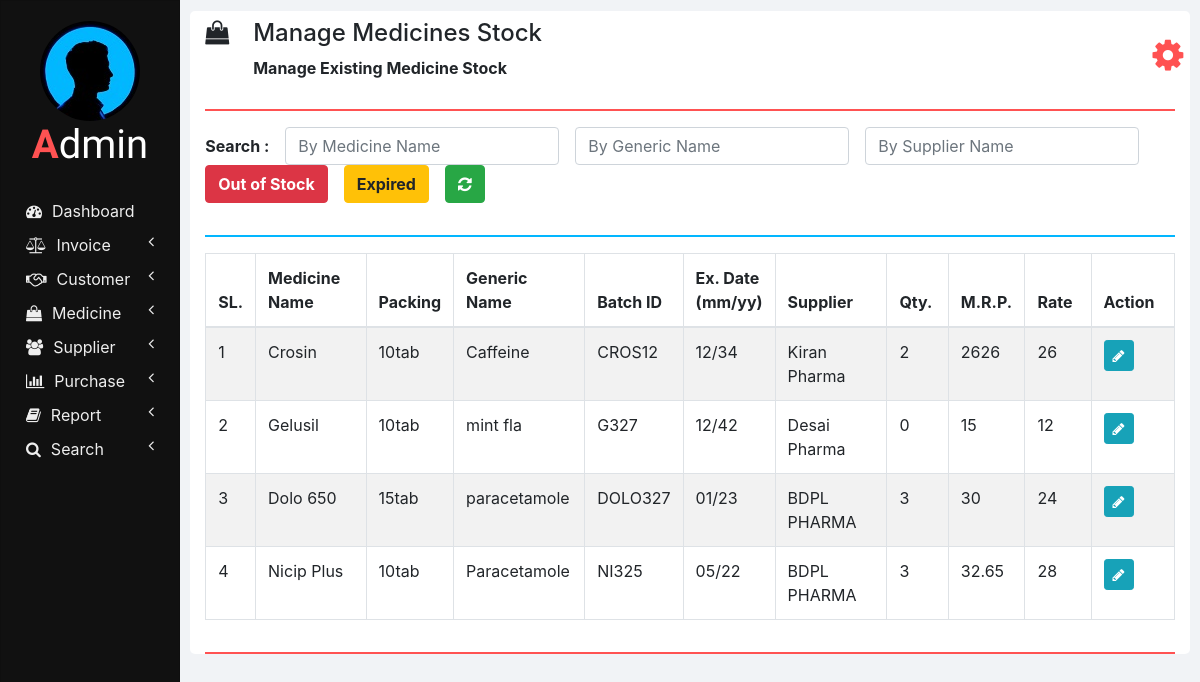
Page /manage_medicine_stock.php on the committed database.
### tables this page shows
CREATE TABLE `medicines` (
  `ID` int(11) NOT NULL,
  `NAME` varchar(100) NOT NULL,
  `PACKING` varchar(20) NOT NULL,
  `GENERIC_NAME` varchar(100) NOT NULL,
  `SUPPLIER_NAME` varchar(100) NOT NULL
);

CREATE TABLE `medicines_stock` (
  `ID` int(11) NOT NULL,
  `NAME` varchar(100) NOT NULL,
  `BATCH_ID` varchar(20) NOT NULL,
  `EXPIRY_DATE` varchar(10) NOT NULL,
  `QUANTITY` int(11) NOT NULL,
  `MRP` double NOT NULL,
  `RATE` double NOT NULL
);

### php/manage_medicine_stock.php (the view, shortened to what this page needs)
<?php
  function showMedicinesStock($id) {
    require "db_connection.php";
    if($con) {
      $seq_no = 0;
      $query = "SELECT * FROM medicines INNER JOIN medicines_stock ON medicines.NAME = medicines_stock.NAME";
      $result = mysqli_query($con, $query);
      while($row = mysqli_fetch_array($result)) {
        $seq_no++;
        if($row['BATCH_ID'] == $id)
          showEditOptionsRow($seq_no, $row);
        else
          showMedicineStockRow($seq_no, $row);
      }
    }
  }
  function showMedicineStockRow($seq_no, $row) {
    ?>
    <tr>
      <td><?php echo $seq_no; ?></td>
      <td><?php echo $row['NAME']; ?></td>
      <td><?php echo $row['PACKING']; ?></td>
      <td><?php echo $row['GENERIC_NAME']; ?></td>
      <td><?php echo $row['BATCH_ID']; ?></td>
      <td><?php echo $row['EXPIRY_DATE']; ?></td>
      <td><?php echo $row['SUPPLIER_NAME']; ?></td>
      <td><?php echo $row['QUANTITY']; ?></td>
      <td><?php echo $row['MRP']; ?></td>
      <td><?php echo $row['RATE']; ?></td>
      <td>
        <button href="" class="btn btn-info btn-sm" onclick="editMedicineStock('<?php echo $row['BATCH_ID']; ?>');">
          <i class="fa fa-pencil"></i>
        </button>
      </td>
    </tr>
    <?php
  }
  ?>

### manage_medicine_stock.php (shortened to what this page needs)
<!DOCTYPE html>
<html lang="en" dir="ltr">
  <head>
    <link rel="stylesheet" href="bootstrap/css/bootstrap.min.css">
    <link rel="stylesheet" href="https://use.fontawesome.com/releases/v5.3.1/css/all.css">
    <link rel="stylesheet" href="https://cdnjs.cloudflare.com/ajax/libs/font-awesome/4.7.0/css/font-awesome.min.css">
    <link rel="stylesheet" href="css/sidenav.css">
    <link rel="stylesheet" href="css/home.css">
  </head>
  <body>
    <div class="container-fluid">
      <div class="container">
        <?php
          require "php/header.php";
          createHeader('shopping-bag', 'Manage Medicines Stock', 'Manage Existing Medicine Stock');
        ?>
        <div class="row">
          <div class="col-md-12 form-group form-inline">
            <label class="font-weight-bold" for="">Search :&emsp;</label>
            <input type="text" class="form-control" id="by_name" placeholder="By Medicine Name" onkeyup="searchMedicineStock(this.value, 'NAME');">
            &emsp;<input type="text" class="form-control" id="by_generic_name" placeholder="By Generic Name" onkeyup="searchMedicineStock(this.value, 'GENERIC_NAME');">
            &emsp;<input type="text" class="form-control" id="by_suppliers_name" placeholder="By Supplier Name" onkeyup="searchMedicineStock(this.value, 'SUPPLIER_NAME');">
            &emsp;<button class="btn btn-danger font-weight-bold" onclick="searchMedicineStock('0', 'QUANTITY');">Out of Stock</button>
            &emsp;<button class="btn btn-warning font-weight-bold" onclick="searchMedicineStock('', 'EXPIRY_DATE');">Expired</button>
            &emsp;<button class="btn btn-success font-weight-bold" onclick="cancel();"><i class="fa fa-refresh"></i></button>
          </div>
          <div class="col col-md-12">
            <hr class="col-md-12" style="padding: 0px; border-top: 2px solid  #02b6ff;">
          </div>
          <div class="col col-md-12 table-responsive">
            <div class="table-responsive">
            	<table class="table table-bordered table-striped table-hover">
            		<thead>
            			<tr>
            				<th style="width: 1%;">SL.</th>
            				<th style="width: 14%;">Medicine Name</th>
                    <th style="width: 5%;">Packing</th>
                    <th style="width: 14%;">Generic Name</th>
                    <th style="width: 10%;">Batch ID</th>
                    <th style="width: 8%;">Ex. Date (mm/yy)</th>
            				<th style="width: 15%;">Supplier</th>
                    <th style="width: 7%;">Qty.</th>
                    <th style="width: 8%;">M.R.P.</th>
                    <th style="width: 8%;">Rate</th>
                    <th style="width: 10%;">Action</th>
            			</tr>
            		</thead>
                <tbody id="medicines_stock_div">
                  <?php
                    require 'php/manage_medicine_stock.php';
                    if(isset($_GET['out_of_stock']))
                      echo "<script>searchMedicineStock('0', 'QUANTITY');</script>";
                    else if(isset($_GET['expired']))
                      echo "<script>searchMedicineStock('', 'EXPIRY_DATE');</script>";
                    else
                      showMedicinesStock("0");
                  ?>
            		</tbody>
            	</table>
            </div>
          </div>
        </div>
        <hr style="border-top: 2px solid #ff5252;">
      </div>
    </div>
  </body>
</html>

### php/header.php
<?php
  function createHeader($icon, $heading, $sub_heading) {
    echo '
    <section class="row content-header">
      <div class="header-title col-md-11">
        <p class="h4 pt-2"><i class="fa fa-'.$icon.'"></i>&emsp;'.$heading.'</p>
        &emsp;&emsp;&emsp;<small class="font-weight-bold h6">'.$sub_heading.'</small>
      </div>
      <div class="col-md-1 user_options">
        <button class="col col-md-1 m-3" onclick="showOptions();">
          <i class="fa fa-gear"></i>
        </button>
        <div id="mark"><i class="fa fa-play fa-rotate-270"></i></div>
        <ul id="options" class="options list-unstyled" style="display: none;">
          <li>
            <a href="my_profile.php"><i class="fa fa-user"></i><span>My Profile</span></a>
          </li>
          <li>
            <a href="change_password.php"><i class="fa fa-edit"></i><span>Change Password</span></a>
          </li>
          <li>
            <a href="logout.php"><i class="fa fa-key"></i><span>Logout</span></a>
          </li>
        </ul>
      </div>
    </section>
    <hr style="border-top: 2px solid #ff5252;">
    ';
  }
?>

### css/sidenav.css (style rules this page uses)
body { background-color: #f1f3f6; }
.sidenav { width: 15%; height: 100vh; background-color: #222222; position: fixed; z-index: 1; flex: 1 0 auto; }
.card { width: 100%; height: 100%; top: 0; border-radius: 0; background-color: #111111; }
.logo .logo-caption { font-family: 'Poiret One', cursive; color: #ffffff; text-align: center; margin-bottom: 25px; }
.logo .profile { margin-left: 50%; border-radius: 50%; transform: translate(-50%); }
.logo .tweak { color: #ff5252; font-weight: bold; }
.main-menu-item { padding: 5px 5px; cursor: pointer; }
.main-menu-item > a { color: #eeeeee; text-decoration: none; font-size: 16px; }
.main-menu-item > a > span { margin-left: 10px; }

### css/home.css (style rules this page uses)
html, body { height: 100vh; }
.container-fluid { margin-left: 15%; width: 85%; background: #f1f3f6; padding: 1px 0 0 0; flex: 1 0 auto; }
.container { margin: 0; max-width: 98%; margin: 1%; background-color: #ffffff; border-radius: 5px; }
.user_options button { max-width: 50px; max-height: 50px; font-size: 36px; background-color: #ffffff; color: #ff5252; border: none; outline: none; }

### rows in the picture
medicines: seq_no "1", medicines_stock.NAME "Crosin", PACKING "10tab", GENERIC_NAME "Caffeine", medicines_stock.BATCH_ID "CROS12", medicines_stock.EXPIRY_DATE "12/34", SUPPLIER_NAME "Kiran Pharma", medicines_stock.QUANTITY "2", medicines_stock.MRP "2626", medicines_stock.RATE "26"
medicines: seq_no "2", medicines_stock.NAME "Gelusil", PACKING "10tab", GENERIC_NAME "mint fla", medicines_stock.BATCH_ID "G327", medicines_stock.EXPIRY_DATE "12/42", SUPPLIER_NAME "Desai Pharma", medicines_stock.QUANTITY "0", medicines_stock.MRP "15", medicines_stock.RATE "12"
medicines: seq_no "3", medicines_stock.NAME "Dolo 650", PACKING "15tab", GENERIC_NAME "paracetamole", medicines_stock.BATCH_ID "DOLO327", medicines_stock.EXPIRY_DATE "01/23", SUPPLIER_NAME "BDPL PHARMA", medicines_stock.QUANTITY "3", medicines_stock.MRP "30", medicines_stock.RATE "24"
medicines: seq_no "4", medicines_stock.NAME "Nicip Plus", PACKING "10tab", GENERIC_NAME "Paracetamole", medicines_stock.BATCH_ID "NI325", medicines_stock.EXPIRY_DATE "05/22", SUPPLIER_NAME "BDPL PHARMA", medicines_stock.QUANTITY "3", medicines_stock.MRP "32.65", medicines_stock.RATE "28"

### other values in the picture
$heading "Manage Medicines Stock"
$sub_heading "Manage Existing Medicine Stock"
